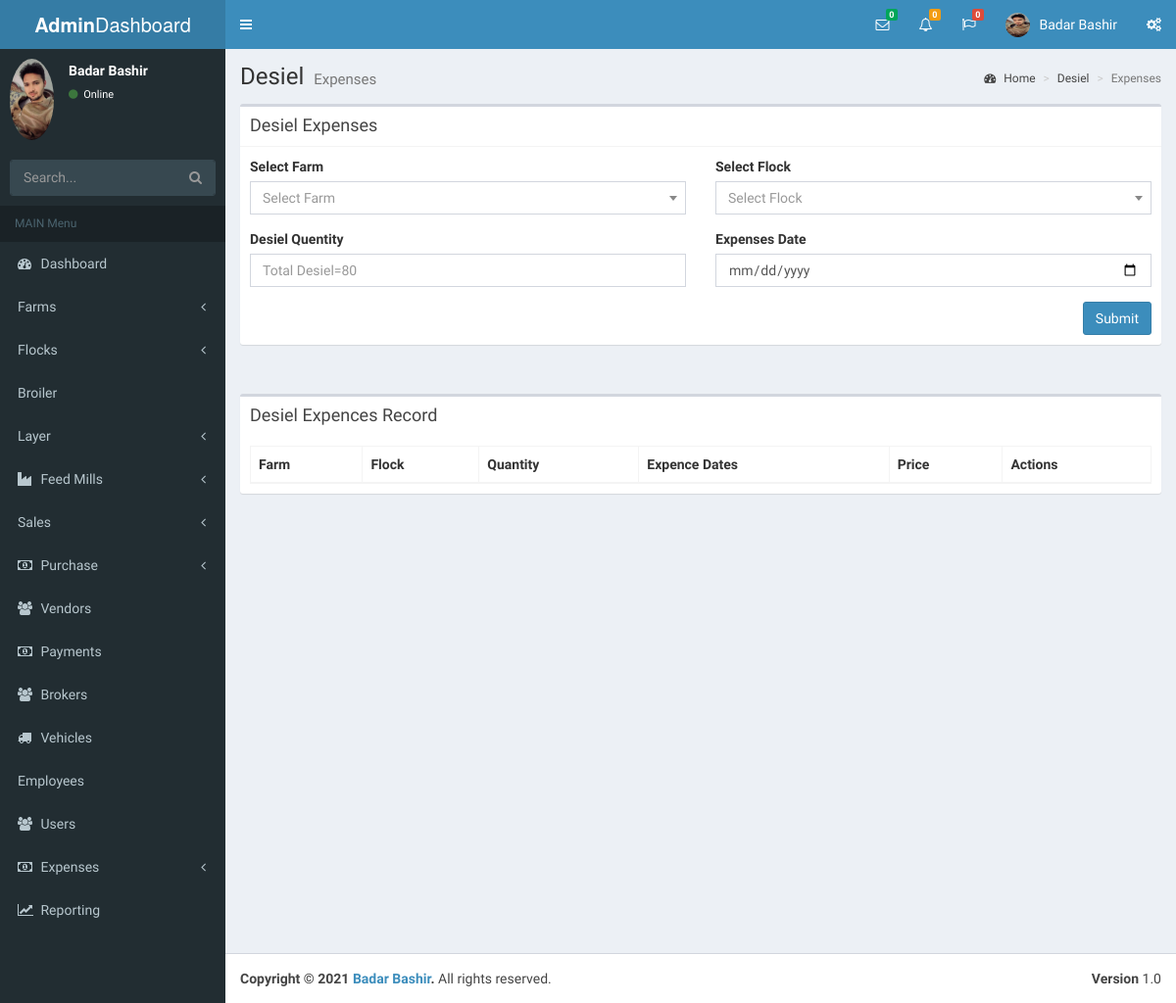
Before: /desiel_exp.php (signed in) with the older database file.
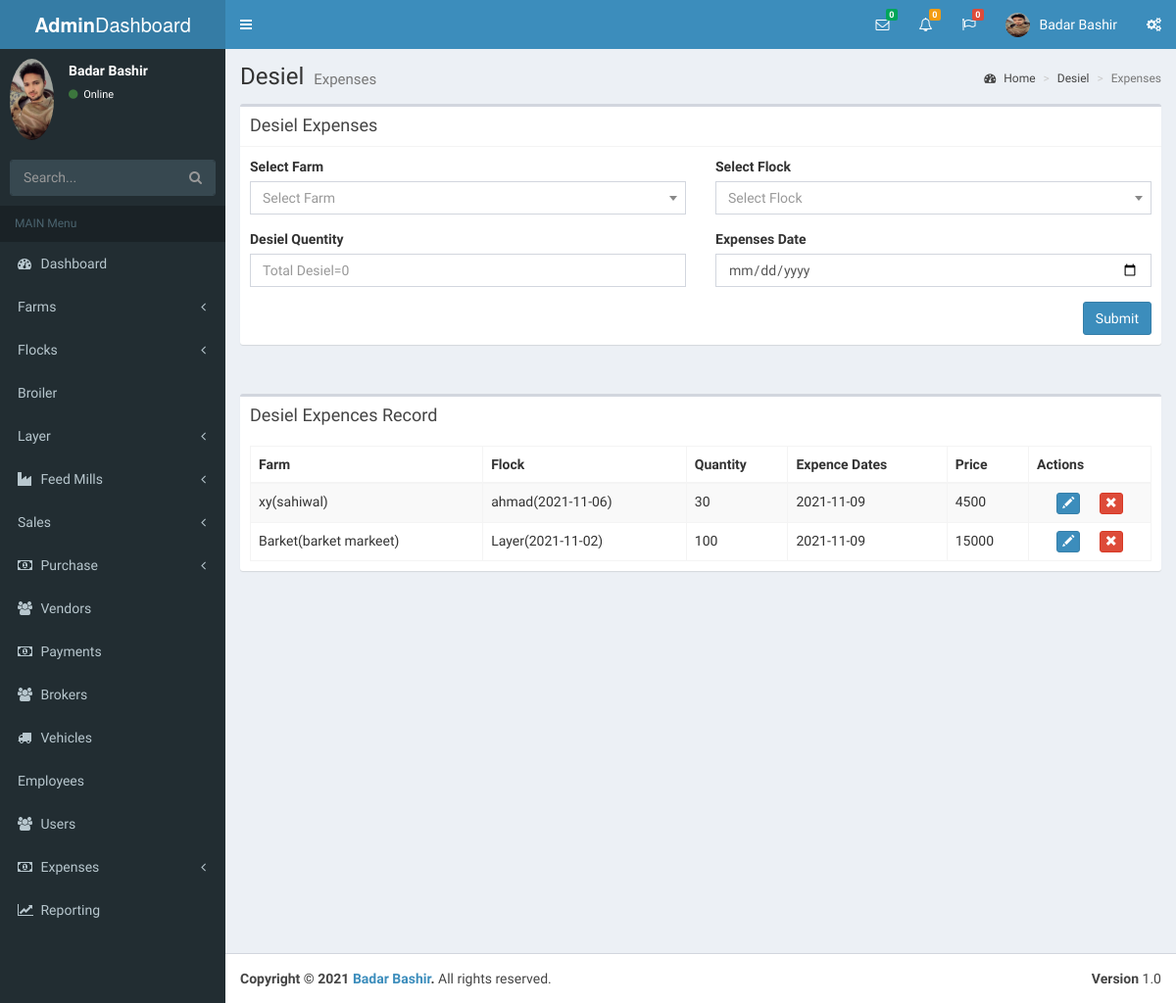
After: the same page with the newer database file.
### tables this page shows
CREATE TABLE `expences` (
  `id` int(11) NOT NULL,
  `Farm_id` varchar(150) NOT NULL,
  `flock_id` varchar(100) NOT NULL,
  `e_date` date NOT NULL,
  `e_name` varchar(100) NOT NULL,
  `sub_type` varchar(100) NOT NULL,
  `e_qnty` int(11) NOT NULL,
  `price` int(11) NOT NULL
);

### desiel_exp.php (the view, shortened to what this page needs)
<?php
 include("lib/DBConn.php");
?>
<!DOCTYPE html>
<html>
<head>
  <link rel='stylesheet' href='https://maxcdn.bootstrapcdn.com/bootstrap/3.3.6/css/bootstrap.min.css'>
<link rel='stylesheet' href='https://cdn.datatables.net/1.10.12/css/dataTables.bootstrap.min.css'>
<link rel='stylesheet' href='https://cdn.datatables.net/buttons/1.2.2/css/buttons.bootstrap.min.css'>
<link rel="stylesheet" href="plugins/datatables/style.css">
  <link rel="stylesheet" href="bootstrap/css/bootstrap.min.css">
  <link rel="stylesheet" href="https://cdnjs.cloudflare.com/ajax/libs/font-awesome/4.5.0/css/font-awesome.min.css">
  <link rel="stylesheet" href="https://cdnjs.cloudflare.com/ajax/libs/ionicons/2.0.1/css/ionicons.min.css">
  <link rel="stylesheet" href="plugins/daterangepicker/daterangepicker.css">
  <link rel="stylesheet" href="plugins/datepicker/datepicker3.css">
  <link rel="stylesheet" href="plugins/iCheck/all.css">
  <link rel="stylesheet" href="plugins/colorpicker/bootstrap-colorpicker.min.css">
  <link rel="stylesheet" href="plugins/timepicker/bootstrap-timepicker.min.css">
  <link rel="stylesheet" href="plugins/select2/select2.min.css">
  <link rel="stylesheet" href="dist/css/AdminLTE.min.css">
  <link rel="stylesheet" href="dist/css/skins/_all-skins.min.css">
</head>
<body class="hold-transition skin-blue sidebar-mini">
<div class="wrapper">
 <?php
include("includes/header.php");
 ?>
 <?php
include("includes/sidebar.php");
 ?>
  <div class="content-wrapper">
    <section class="content-header">
      <h1>
        Desiel
        <small>Expenses</small>
      </h1>
      <ol class="breadcrumb">
        <li><a href="#"><i class="fa fa-dashboard"></i> Home</a></li>
        <li><a href="#">Desiel</a></li>
        <li class="active">Expenses</li>
      </ol>
    </section>
    <section class="content">
      <div class="box box-default">
        <div class="box-header with-border">
          <h3 class="box-title">Desiel Expenses</h3>
        </div>
        <div class="box-body">
            <form action="#" method="post" name="form" enctype="multipart/form-data">
          <div class="row">
            <div class="col-md-6">
              <div class="form-group">
                <label>Select Farm</label>
              </div>
              <?php
                $q="SELECT IFNULL(SUM(desiel.remaining),0)AS Q FROM desiel";
                $result1 = mysqli_query($conn,$q);
                $row1 = mysqli_fetch_array($result1);
                $ttl_dsl="Total Desiel=".$row1['Q'];
                 ?>
              <div class="form-group">
                <label>Desiel Quentity</label>
               <input type="text" name="qnty_of_dsl" parsley-trigger="change" required
                 class="form-control" id="qnty_of_dsl" placeholder="<?php echo $ttl_dsl; ?>">
              </div>
            </div>
             <div class="col-md-6">
              <div class="form-group">
                <label>Select Flock</label>
              </div>
              <div class="form-group">
                <label>Expenses Date</label>
                <input type="Date" name="d_Date" parsley-trigger="change" required
                 class="form-control" id="d_Date">
              </div>
            </div>
          </div>
           <button type="submit" name="BtnSubmit" class="btn btn-primary pull-right"  onclick="return onRegister();">Submit</button>
           </form>
        </div>
      </div>
    </section>
    <section class="content">
      <div class="row">
        <div class="col-xs-12">
          <div class="box">
            <div class="box-header">
              <h3 class="box-title">Desiel Expences Record</h3>
            </div>
            <div class="box-body" style="overflow: scroll;">
              <table id="example"class="table table-striped table-bordered" cellspacing="0" width="100%">
                <thead>
                <tr>
                  <th>Farm</th>
                  <th>Flock</th>
                  <th>Quantity</th>
                  <th>Expence Dates</th>
                  <th>Price</th>
                  <th>Actions</th>
                </tr>
                </thead>
                <tbody>
                  <?php
                    $query = "SELECT * FROM expences WHERE e_name='Desiel' ";
                    $result = mysqli_query($conn,$query);
                      if ($result->num_rows > 0) {
                        while($row = mysqli_fetch_array($result))
                           {
                            ?>
                <tr>
                                  <td><?php echo $row['Farm_id']; ?></td>
                                  <td><?php echo $row['flock_id']; ?></td>
                                  <td><?php echo $row['e_qnty']; ?></td>
                                  <td><?php echo $row['e_date']; ?></td>
                                  <td><?php echo $row['price']; ?></td>
                   <td>
                <button type="button" class="btn btn-primary btn-xs dt-edit" style="margin-right:16px;">
                    <span class="glyphicon glyphicon-pencil" aria-hidden="true"></span>
                </button>
                <button type="button" class="btn btn-danger btn-xs dt-delete">
                    <span class="glyphicon glyphicon-remove" aria-hidden="true"></span>
                </button>
            </td>
                </tr>
                <?php
                                                 }
                                                }
                                                    ?>
                </tbody>
              </table>
            </div>
          </div>
        </div>
      </div>
    </section>
</div>
 <?php
  include("includes/footer.php");
  ?>
</body>
</html>

### includes/header.php (shortened to what this page needs)
<header class="main-header">
   <a href="index.php" class="logo">
     <span class="logo-lg"><b>Admin</b>Dashboard</span>
   </a>
   <nav class="navbar navbar-static-top">
     <a href="#" class="sidebar-toggle" data-toggle="offcanvas" role="button">
     </a>
     <div class="navbar-custom-menu">
       <ul class="nav navbar-nav">
         <li class="dropdown messages-menu">
           <a href="#" class="dropdown-toggle" data-toggle="dropdown">
             <i class="fa fa-envelope-o"></i>
             <span class="label label-success">0</span>
           </a>
         </li>
         <li class="dropdown notifications-menu">
           <a href="#" class="dropdown-toggle" data-toggle="dropdown">
             <i class="fa fa-bell-o"></i>
             <span class="label label-warning">0</span>
           </a>
         </li>
         <li class="dropdown tasks-menu">
           <a href="#" class="dropdown-toggle" data-toggle="dropdown">
             <i class="fa fa-flag-o"></i>
             <span class="label label-danger">0</span>
           </a>
         </li>
         <li class="dropdown user user-menu">
           <a href="#" class="dropdown-toggle" data-toggle="dropdown">
             <img src="<?php echo $_SESSION['SESS_img'] ?>" class="user-image" alt="User Image">
             <span class="hidden-xs">Badar Bashir</span>
           </a>
         </li>
         <li>
           <a href="#" data-toggle="control-sidebar"><i class="fa fa-gears"></i></a>
         </li>
       </ul>
     </div>
   </nav>
 </header>

### includes/sidebar.php (shortened to what this page needs)
<aside class="main-sidebar">
   <section class="sidebar">
     <div class="user-panel">
       <div class="pull-left image">
         <img src="<?php echo $_SESSION['SESS_img'] ?>" class="img-circle" alt="User Image">
       </div>
       <div class="pull-left info">
         <p>Badar Bashir</p>
         <a href="#"><i class="fa fa-circle text-success"></i> Online</a>
       </div>
     </div>
     <form action="#" method="get" class="sidebar-form">
       <div class="input-group">
         <input type="text" name="q" class="form-control" placeholder="Search...">
             <span class="input-group-btn">
               <button type="submit" name="search" id="search-btn" class="btn btn-flat"><i class="fa fa-search"></i>
               </button>
             </span>
       </div>
     </form>
     <ul class="sidebar-menu">
       <li class="header">MAIN Menu</li>
       <li class="treeview">
         <a href="index.php">
           <i class="fa fa-dashboard"></i> <span>Dashboard</span>
         </a>
       </li>
       <li class="treeview">
         <a href="#">
           <i class="iconify" data-icon="iconoir:farm"></i> <span>Farms</span>
           <span class="pull-right-container">
             <i class="fa fa-angle-left pull-right"></i>
           </span>
         </a>
               </li>
       <li class="treeview">
         <a href="#">
           <i class="iconify" data-icon="vs:chicken"></i> <span>Flocks</span>
           <span class="pull-right-container">
             <i class="fa fa-angle-left pull-right"></i>
           </span>
         </a>
               </li>
               <li>
               <a href="Broiler.php">
                 <i  class="iconify" data-icon="emojione-monotone:chicken"></i> <span>Broiler</span>
                  </a>
                    </li>
                <li class="treeview">
         <a href="#">
           <i class="iconify" data-icon="vs:chicken"></i> <span>Layer</span>
           <span class="pull-right-container">
             <i class="fa fa-angle-left pull-right"></i>
           </span>
         </a>
               </li>
              <li class="treeview">
             <a href="#">
           <i class="fa fa-industry"></i> <span>Feed Mills</span>
           <span class="pull-right-container">
             <i class="fa fa-angle-left pull-right"></i>
           </span>
         </a>
       </li>
        <li class="treeview">
         <a href="#">
           <i  class="iconify" data-icon="flat-color-icons:sales-performance"></i> <span>Sales</span>
           <span class="pull-right-container">
             <i class="fa fa-angle-left pull-right"></i>
           </span>
         </a>
       </li>
          <li class="treeview">
         <a href="#">
           <i class="fa fa-money"></i> <span>Purchase</span>
           <span class="pull-right-container">
             <i class="fa fa-angle-left pull-right"></i>
           </span>
         </a>
       </li>
         <li >
         <a href="vandors.php">
           <i class="fa fa-group (alias)"></i> <span>Vendors</span>
         </a>
       </li>
       <li >
         <a href="payment.php">
           <i class="fa  fa-money"></i> <span>Payments</span>
         </a>
       </li>
       <li >
         <a href="brokers.php">
           <i class="fa fa-group (alias)"></i> <span>Brokers</span>
         </a>
       </li>
       <li >
         <a href="Add_Vehical.php">
           <i class=" fa   fa-truck"></i> <span>Vehicles</span>
         </a>
       </li>
      <li >
         <a href="Add_Employees.php">
           <i class="iconify" data-icon="clarity:employee-group-solid"></i> <span>Employees</span>
         </a>
       </li>
       <li><a href="Add_users.php"><i class="fa fa-users "></i> <span>Users</span></a></li>
       <li class="treeview">
         <a href="#">
           <i class="fa fa-money"></i> <span>Expenses</span>
           <span class="pull-right-container">
             <i class="fa fa-angle-left pull-right"></i>
           </span>
         </a>
       </li>
       <li><a href="repoting.php"><i class="fa fa-line-chart "></i> <span>Reporting</span></a></li>
     </ul>
   </section>
 </aside>

### includes/footer.php
<footer class="main-footer ">
    <div class="pull-right hidden-xs ">
      <b>Version</b> 1.0
    </div>
    <strong>Copyright &copy; 2021 <a href="#">Badar Bashir</a>.</strong> All rights
    reserved.
  </footer>

Changed rows visible on the page:
added expences: Farm "xy(sahiwal)", flock "ahmad(2021-11-06)", e_qnty "30", e_date "2021-11-09", price "4500"
added expences: Farm "Barket(barket markeet)", flock "Layer(2021-11-02)", e_qnty "100", e_date "2021-11-09", price "15000"
Other visible differences:
form field qnty_of_dsl: "Total Desiel=80" → "Total Desiel=0"
